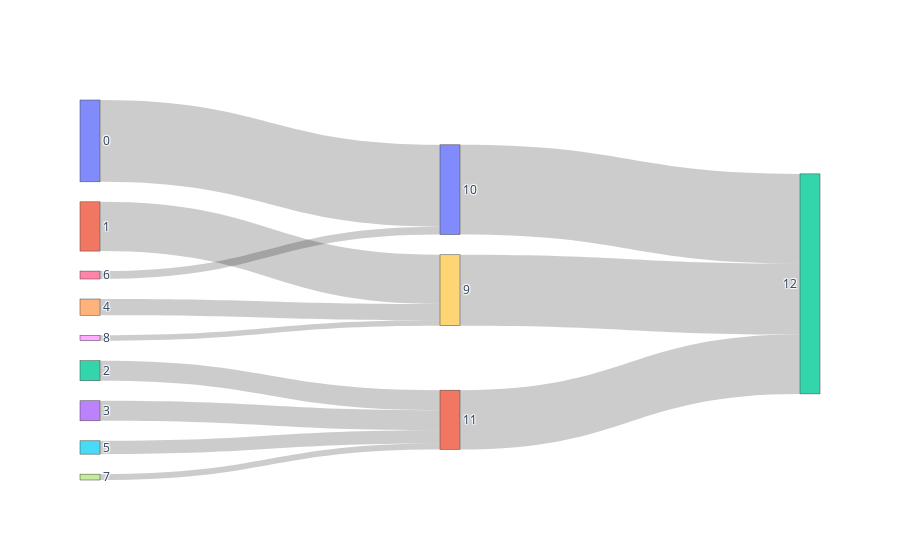

Source (notebook cell):
### Code cell
link = dict(source = source, target = target, value = values)
node = dict(label = list(range(0,15)))
data = go.Sankey(node = node, link = link)

fig = go.Figure(data)

fig.show()

### Figure 1 — Plotly figure (JSON) as saved in the notebook; plotly's stock layout.template omitted (floating-point values rounded to 4 significant figures)
{"data": [{"link": {"source": [0, 6, 1, 4, 8, 2, 3, 5, 7, 10, 9, 11], "target": [10, 10, 9, 9, 9, 11, 11, 11, 11, 12, 12, 12], "value": [19.6, 1.9, 11.8, 3.9, 1.3, 4.8, 4.8, 3.2, 1.4, 21.5, 17, 14.2]}, "node": {"label": [0, 1, 2, 3, 4, 5, 6, 7, 8, 9, 10, 11, 12, 13, 14]}, "type": "sankey"}], "layout": {}}
